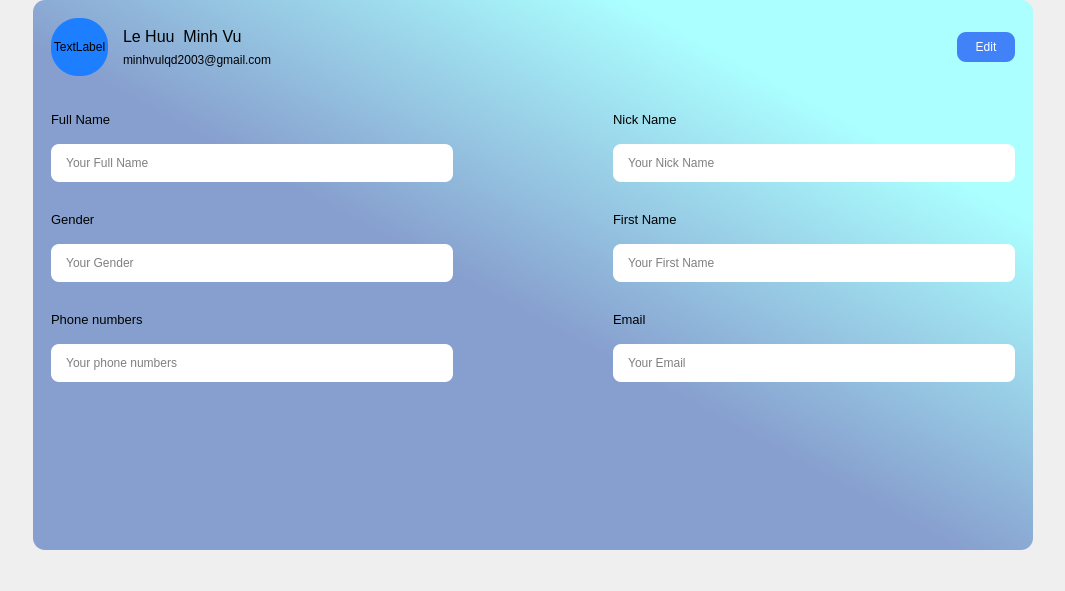
                  <widget class="QWidget" name="widget_23" native="true">
                   <property name="minimumSize">
                    <size>
                     <width>101</width>
                     <height>519</height>
                    </size>
                   </property>
                   <layout class="QHBoxLayout" name="horizontalLayout_12">
                    <property name="spacing">
                     <number>0</number>
                    </property>
                    <property name="leftMargin">
                     <number>0</number>
                    </property>
                    <property name="topMargin">
                     <number>0</number>
                    </property>
                    <property name="rightMargin">
                     <number>0</number>
                    </property>
                    <property name="bottomMargin">
                     <number>41</number>
                    </property>
                    <item>
                     <spacer name="horizontalSpacer_6">
                      <property name="orientation">
                       <enum>Qt::Horizontal</enum>
                      </property>
                      <property name="sizeHint" stdset="0">
                       <size>
                        <width>33</width>
                        <height>20</height>
                       </size>
                      </property>
                     </spacer>
                    </item>
                    <item>
                     <widget class="QWidget" name="widget_24" native="true">
                      <property name="minimumSize">
                       <size>
                        <width>1000</width>
                        <height>550</height>
                       </size>
                      </property>
                      <property name="maximumSize">
                       <size>
                        <width>1000</width>
                        <height>550</height>
                       </size>
                      </property>
                      <property name="styleSheet">
                       <string notr="true">#widget_24{
background-color: qlineargradient(spread:pad, x1:0.468395, y1:0.546, x2:0.802, y2:0.210227, stop:0 rgba(135, 159, 206, 255), stop:1 rgba(171, 255, 255, 255));
border-radius:12px;}</string>
                      </property>
                      <layout class="QVBoxLayout" name="verticalLayout_9">
                       <property name="leftMargin">
                        <number>9</number>
                       </property>
                       <item>
                        <widget class="QWidget" name="widget_25" native="true">
                         <property name="minimumSize">
                          <size>
                           <width>109</width>
                           <height>76</height>
                          </size>
                         </property>
                         <property name="maximumSize">
                          <size>
                           <width>16777215</width>
                           <height>205</height>
                          </size>
                         </property>
                         <layout class="QHBoxLayout" name="horizontalLayout_13">
                          <item>
                           <widget class="QLabel" name="label_4">
                            <property name="minimumSize">
                             <size>
                              <width>57</width>
                              <height>0</height>
                             </size>
                            </property>
                            <property name="maximumSize">
                             <size>
                              <width>53</width>
                              <height>16777215</height>
                             </size>
                            </property>
                            <property name="styleSheet">
                             <string notr="true">background-color: rgb(29, 127, 255);
border-radius: 27px;</string>
                            </property>
                            <property name="text">
                             <string>TextLabel</string>
                            </property>
                            <property name="alignment">
                             <set>Qt::AlignCenter</set>
                            </property>
                           </widget>
                          </item>
                          <item>
                           <widget class="QWidget" name="widget_26" native="true">
                            <property name="minimumSize">
                             <size>
                              <width>118</width>
                              <height>0</height>
                             </size>
                            </property>
                            <layout class="QVBoxLayout" name="verticalLayout_10">
                             <item>
                              <widget class="QLabel" name="lbl_name">
                               <property name="font">
                                <font>
                                 <pointsize>12</pointsize>
                                </font>
                               </property>
                               <property name="text">
                                <string>Le Huu  Minh Vu</string>
                               </property>
                              </widget>
                             </item>
                             <item>
                              <widget class="QLabel" name="lbl_email">
                               <property name="text">
                                <string>minhvulqd2003@gmail.com</string>
                               </property>
                              </widget>
                             </item>
                            </layout>
                           </widget>
                          </item>
                          <item>
                           <spacer name="horizontalSpacer_7">
                            <property name="orientation">
                             <enum>Qt::Horizontal</enum>
                            </property>
                            <property name="sizeHint" stdset="0">
                             <size>
                              <width>201</width>
                              <height>19</height>
                             </size>
                            </property>
                           </spacer>
                          </item>
                          <item>
                           <widget class="QPushButton" name="btn_edit">
                            <property name="minimumSize">
                             <size>
                              <width>58</width>
                              <height>30</height>
                             </size>
                            </property>
                            <property name="maximumSize">
                             <size>
                              <width>100</width>
                              <height>16777215</height>
                             </size>
                            </property>
                            <property name="styleSheet">
                             <string notr="true">background-color: rgb(65, 130, 249);
color: rgb(255, 255, 255);
border-radius:9px;</string>
                            </property>
                            <property name="text">
                             <string>Edit</string>
                            </property>
                           </widget>
                          </item>
                         </layout>
                        </widget>
                       </item>
                       <item>
                        <widget class="QWidget" name="widget_27" native="true">
                         <property name="minimumSize">
                          <size>
                           <width>100</width>
                           <height>0</height>
                          </size>
                         </property>
                         <layout class="QVBoxLayout" name="verticalLayout_12">
                          <property name="leftMargin">
                           <number>0</number>
                          </property>
                          <property name="topMargin">
                           <number>0</number>
                          </property>
                          <property name="rightMargin">
                           <number>0</number>
                          </property>
                          <property name="bottomMargin">
                           <number>0</number>
                          </property>
                          <item>
                           <widget class="QWidget" name="widget_29" native="true">
                            <property name="minimumSize">
                             <size>
                              <width>0</width>
                              <height>200</height>
                             </size>
                            </property>
                            <layout class="QVBoxLayout" name="verticalLayout_13">
                             <property name="spacing">
                              <number>0</number>
                             </property>
                             <property name="leftMargin">
                              <number>0</number>
                             </property>
                             <property name="topMargin">
                              <number>0</number>
                             </property>
                             <property name="rightMargin">
                              <number>0</number>
                             </property>
                             <property name="bottomMargin">
                              <number>0</number>
                             </property>
                             <item>
                              <widget class="QWidget" name="widget_30" native="true">
                               <property name="minimumSize">
                                <size>
                                 <width>0</width>
                                 <height>300</height>
                                </size>
                               </property>
                               <property name="maximumSize">
                                <size>
                                 <width>16777215</width>
                                 <height>400</height>
                                </size>
                               </property>
                               <layout class="QVBoxLayout" name="verticalLayout_14">
                                <property name="spacing">
                                 <number>0</number>
                                </property>
                                <property name="leftMargin">
                                 <number>0</number>
                                </property>
                                <property name="topMargin">
                                 <number>0</number>
                                </property>
                                <property name="rightMargin">
                                 <number>0</number>
                                </property>
                                <property name="bottomMargin">
                                 <number>0</number>
                                </property>
                                <item>
                                 <widget class="QWidget" name="widget_31" native="true">
                                  <layout class="QHBoxLayout" name="horizontalLayout_14">
                                   <property name="spacing">
                                    <number>0</number>
                                   </property>
                                   <property name="leftMargin">
                                    <number>0</number>
                                   </property>
                                   <property name="topMargin">
                                    <number>0</number>
                                   </property>
                                   <property name="rightMargin">
                                    <number>0</number>
                                   </property>
                                   <property name="bottomMargin">
                                    <number>0</number>
                                   </property>
                                   <item>
                                    <widget class="QWidget" name="widget_32" native="true">
                                     <property name="minimumSize">
                                      <size>
                                       <width>420</width>
                                       <height>0</height>
                                      </size>
                                     </property>
                                     <property name="maximumSize">
                                      <size>
                                       <width>360</width>
                                       <height>100</height>
                                      </size>
                                     </property>
                                     <layout class="QVBoxLayout" name="verticalLayout_15">
                                      <item>
                                       <widget class="QLabel" name="label_8">
                                        <property name="font">
                                         <font>
                                          <pointsize>10</pointsize>
                                         </font>
                                        </property>
                                        <property name="text">
                                         <string>Full Name</string>
                                        </property>
                                       </widget>
                                      </item>
                                      <item>
                                       <widget class="QLineEdit" name="lineEdit">
                                        <property name="minimumSize">
                                         <size>
                                          <width>40</width>
                                          <height>29</height>
                                         </size>
                                        </property>
                                        <property name="maximumSize">
                                         <size>
                                          <width>16777215</width>
                                          <height>70</height>
                                         </size>
                                        </property>
                                        <property name="styleSheet">
                                         <string notr="true">border-radius:8px;
background-color : rgb(255, 255, 255);
padding-right:132px;</string>
                                        </property>
                                        <property name="placeholderText">
                                         <string>    Your Full Name</string>
                                        </property>
                                       </widget>
                                      </item>
                                     </layout>
                                    </widget>
                                   </item>
                                   <item>
                                    <spacer name="horizontalSpacer_8">
                                     <property name="orientation">
                                      <enum>Qt::Horizontal</enum>
                                     </property>
                                     <property name="sizeHint" stdset="0">
                                      <size>
                                       <width>21</width>
                                       <height>20</height>
                                      </size>
                                     </property>
                                    </spacer>
                                   </item>
                                   <item>
                                    <widget class="QWidget" name="widget_33" native="true">
                                     <property name="minimumSize">
                                      <size>
                                       <width>420</width>
                                       <height>0</height>
                                      </size>
                                     </property>
                                     <layout class="QVBoxLayout" name="verticalLayout_16">
                                      <item>
                                       <widget class="QLabel" name="label_9">
                                        <property name="font">
                                         <font>
                                          <pointsize>10</pointsize>
                                         </font>
                                        </property>
                                        <property name="text">
                                         <string>Nick Name</string>
                                        </property>
                                       </widget>
                                      </item>
                                      <item>
                                       <widget class="QLineEdit" name="lineEdit_2">
                                        <property name="minimumSize">
                                         <size>
                                          <width>0</width>
                                          <height>38</height>
                                         </size>
                                        </property>
                                        <property name="styleSheet">
                                         <string notr="true">border-radius:8px;
background-color : rgb(255, 255, 255)</string>
                                        </property>
                                        <property name="maxLength">
                                         <number>32761</number>
                                        </property>
                                        <property name="placeholderText">
                                         <string>    Your Nick Name</string>
                                        </property>
                                        <property name="clearButtonEnabled">
                                         <bool>false</bool>
                                        </property>
                                       </widget>
                                      </item>
                                     </layout>
                                    </widget>
                                   </item>
                                  </layout>
                                 </widget>
                                </item>
                                <item>
                                 <widget class="QWidget" name="widget_34" native="true">
                                  <layout class="QHBoxLayout" name="horizontalLayout_16">
                                   <property name="spacing">
                                    <number>0</number>
                                   </property>
                                   <property name="leftMargin">
                                    <number>0</number>
                                   </property>
                                   <property name="topMargin">
                                    <number>0</number>
                                   </property>
                                   <property name="rightMargin">
                                    <number>0</number>
                                   </property>
                                   <property name="bottomMargin">
                                    <number>0</number>
                                   </property>
                                   <item>
                                    <widget class="QWidget" name="widget_35" native="true">
                                     <property name="minimumSize">
                                      <size>
                                       <width>420</width>
                                       <height>0</height>
                                      </size>
                                     </property>
                                     <layout class="QVBoxLayout" name="verticalLayout_26">
                                      <item>
                                       <widget class="QLabel" name="label_10">
                                        <property name="font">
                                         <font>
                                          <pointsize>10</pointsize>
                                         </font>
                                        </property>
                                        <property name="text">
                                         <string>Gender</string>
                                        </property>
                                       </widget>
                                      </item>
                                      <item>
                                       <widget class="QLineEdit" name="lineEdit_3">
                                        <property name="minimumSize">
                                         <size>
                                          <width>0</width>
                                          <height>38</height>
                                         </size>
                                        </property>
                                        <property name="styleSheet">
                                         <string notr="true">border-radius:8px;
background-color :rgb(255, 255, 255)</string>
                                        </property>
                                        <property name="placeholderText">
                                         <string>    Your Gender</string>
                                        </property>
                                       </widget>
                                      </item>
                                     </layout>
                                    </widget>
                                   </item>
                                   <item>
                                    <spacer name="horizontalSpacer_9">
                                     <property name="orientation">
                                      <enum>Qt::Horizontal</enum>
                                     </property>
                                     <property name="sizeHint" stdset="0">
                                      <size>
                                       <width>21</width>
                                       <height>20</height>
                                      </size>
                                     </property>
                                    </spacer>
                                   </item>
                                   <item>
                                    <widget class="QWidget" name="widget_36" native="true">
                                     <property name="minimumSize">
                                      <size>
                                       <width>420</width>
                                       <height>0</height>
                                      </size>
                                     </property>
                                     <layout class="QVBoxLayout" name="verticalLayout_27">
                                      <item>
                                       <widget class="QLabel" name="label_11">
                                        <property name="font">
                                         <font>
                                          <pointsize>10</pointsize>
                                         </font>
                                        </property>
                                        <property name="text">
                                         <string>First Name</string>
                                        </property>
                                       </widget>
                                      </item>
                                      <item>
                                       <widget class="QLineEdit" name="lineEdit_10">
                                        <property name="minimumSize">
                                         <size>
                                          <width>0</width>
                                          <height>38</height>
                                         </size>
                                        </property>
                                        <property name="styleSheet">
                                         <string notr="true">border-radius:8px;
background-color : rgb(255, 255, 255)</string>
                                        </property>
                                        <property name="placeholderText">
                                         <string>    Your First Name</string>
                                        </property>
                                       </widget>
                                      </item>
                                     </layout>
                                    </widget>
                                   </item>
                                  </layout>
                                 </widget>
                                </item>
                                <item>
                                 <widget class="QWidget" name="widget_37" native="true">
                                  <layout class="QHBoxLayout" name="horizontalLayout_17">
                                   <property name="spacing">
                                    <number>0</number>
                                   </property>
                                   <property name="leftMargin">
                                    <number>0</number>
                                   </property>
                                   <property name="topMargin">
                                    <number>0</number>
                                   </property>
                                   <property name="rightMargin">
                                    <number>0</number>
                                   </property>
                                   <property name="bottomMargin">
                                    <number>0</number>
                                   </property>
                                   <item>
                                    <widget class="QWidget" name="widget_38" native="true">
                                     <property name="minimumSize">
                                      <size>
                                       <width>420</width>
                                       <height>0</height>
                                      </size>
                                     </property>
                                     <layout class="QVBoxLayout" name="verticalLayout_28">
                                      <item>
                                       <widget class="QLabel" name="label_12">
                                        <property name="font">
                                         <font>
                                          <pointsize>10</pointsize>
                                         </font>
                                        </property>
                                        <property name="text">
                                         <string>Phone numbers</string>
                                        </property>
                                       </widget>
                                      </item>
                                      <item>
                                       <widget class="QLineEdit" name="lineEdit_11">
                                        <property name="minimumSize">
                                         <size>
                                          <width>0</width>
                                          <height>38</height>
                                         </size>
                                        </property>
                                        <property name="styleSheet">
                                         <string notr="true">border-radius:8px;
background-color : rgb(255, 255, 255)</string>
                                        </property>
                                        <property name="placeholderText">
                                         <string>    Your phone numbers</string>
                                        </property>
                                       </widget>
                                      </item>
                                     </layout>
                                    </widget>
                                   </item>
                                   <item>
                                    <spacer name="horizontalSpacer_10">
                                     <property name="orientation">
                                      <enum>Qt::Horizontal</enum>
                                     </property>
                                     <property name="sizeHint" stdset="0">
                                      <size>
                                       <width>21</width>
                                       <height>20</height>
                                      </size>
                                     </property>
                                    </spacer>
                                   </item>
                                   <item>
                                    <widget class="QWidget" name="widget_39" native="true">
                                     <property name="minimumSize">
                                      <size>
                                       <width>420</width>
                                       <height>0</height>
                                      </size>
                                     </property>
                                     <layout class="QVBoxLayout" name="verticalLayout_29">
                                      <item>
                                       <widget class="QLabel" name="label_15">
                                        <property name="font">
                                         <font>
                                          <pointsize>10</pointsize>
                                         </font>
                                        </property>
                                        <property name="text">
                                         <string>Email</string>
                                        </property>
                                       </widget>
                                      </item>
                                      <item>
                                       <widget class="QLineEdit" name="lineEdit_12">
                                        <property name="minimumSize">
                                         <size>
                                          <width>0</width>
                                          <height>38</height>
                                         </size>
                                        </property>
                                        <property name="styleSheet">
                                         <string notr="true">border-radius:8px;
background-color : rgb(255, 255, 255)</string>
                                        </property>
                                        <property name="placeholderText">
                                         <string>    Your Email</string>
                                        </property>
                                       </widget>
                                      </item>
                                     </layout>
                                    </widget>
                                   </item>
                                  </layout>
                                 </widget>
                                </item>
                               </layout>
                              </widget>
                             </item>
                            </layout>
                           </widget>
                          </item>
                          <item>
                           <spacer name="verticalSpacer_5">
                            <property name="orientation">
                             <enum>Qt::Vertical</enum>
                            </property>
                            <property name="sizeHint" stdset="0">
                             <size>
                              <width>20</width>
                              <height>105</height>
                             </size>
                            </property>
                           </spacer>
                          </item>
                         </layout>
                        </widget>
                       </item>
                      </layout>
                     </widget>
                    </item>
                    <item>
                     <spacer name="horizontalSpacer_11">
                      <property name="orientation">
                       <enum>Qt::Horizontal</enum>
                      </property>
                      <property name="sizeHint" stdset="0">
                       <size>
                        <width>32</width>
                        <height>20</height>
                       </size>
                      </property>
                     </spacer>
                    </item>
                   </layout>
                  </widget>
